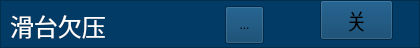
      <widget class="QFrame" name="frame_26">
       <property name="geometry">
        <rect>
         <x>0</x>
         <y>286</y>
         <width>420</width>
         <height>48</height>
        </rect>
       </property>
       <property name="styleSheet">
        <string notr="true">background-color: rgb(2, 59, 101);</string>
       </property>
       <property name="frameShape">
        <enum>QFrame::StyledPanel</enum>
       </property>
       <property name="frameShadow">
        <enum>QFrame::Raised</enum>
       </property>
       <widget class="QLabel" name="label_102">
        <property name="geometry">
         <rect>
          <x>10</x>
          <y>10</y>
          <width>211</width>
          <height>31</height>
         </rect>
        </property>
        <property name="font">
         <font>
          <family>微软雅黑</family>
          <pointsize>18</pointsize>
         </font>
        </property>
        <property name="styleSheet">
         <string notr="true">color: rgb(255, 255, 255);</string>
        </property>
        <property name="text">
         <string>滑台欠压</string>
        </property>
       </widget>
       <widget class="QToolButton" name="toolButton_htzcdy">
        <property name="geometry">
         <rect>
          <x>225</x>
          <y>6</y>
          <width>39</width>
          <height>38</height>
         </rect>
        </property>
        <property name="text">
         <string>...</string>
        </property>
        <property name="icon">
         <iconset>
          <normaloff>gct_ied_green.png</normaloff>gct_ied_green.png</iconset>
        </property>
        <property name="iconSize">
         <size>
          <width>32</width>
          <height>32</height>
         </size>
        </property>
       </widget>
       <widget class="QToolButton" name="toolButton_htzcdychain">
        <property name="geometry">
         <rect>
          <x>320</x>
          <y>0</y>
          <width>73</width>
          <height>40</height>
         </rect>
        </property>
        <property name="font">
         <font>
          <family>微软雅黑</family>
          <pointsize>16</pointsize>
         </font>
        </property>
        <property name="text">
         <string>关</string>
        </property>
        <property name="icon">
         <iconset>
          <normaloff>yb_on.png</normaloff>yb_on.png</iconset>
        </property>
        <property name="iconSize">
         <size>
          <width>66</width>
          <height>48</height>
         </size>
        </property>
       </widget>
      </widget>
